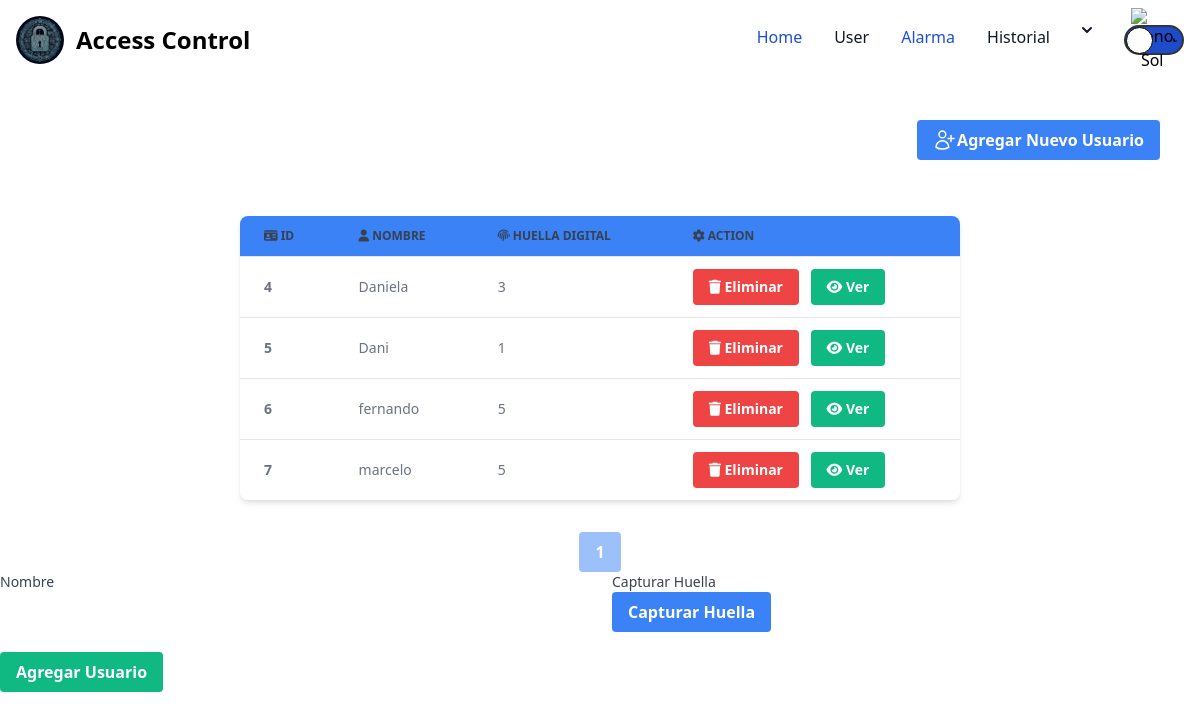
The page /pages/usuarios.php (signed in) on the database its author committed.
### tables this page shows
CREATE TABLE `usuarios` (
  `idUsuario` int(11) NOT NULL,
  `nombre` varchar(30) NOT NULL,
  `huella_digital` int(11) NOT NULL DEFAULT 0
);

### pages/usuarios.php (the view, shortened to what this page needs)
<!DOCTYPE html>
<html lang="en">
<head>
    <?php require_once('../container/Link.php') ?>
    <link href="https://cdn.jsdelivr.net/npm/tailwindcss@2.2.19/dist/tailwind.min.css" rel="stylesheet">
</head>
<body class="">
    <?php require_once('../container/Navar.php') ?>
    <?php
    require_once('../config/db.php');
    $porPagina = 5;
    $paginaActual = isset($_GET['pagina']) ? (int)$_GET['pagina'] : 1;
    $inicio = ($paginaActual - 1) * $porPagina;
    $sql = $conexion->query("SELECT * FROM usuarios LIMIT $inicio, $porPagina");
    $totalRegistros = $conexion->query("SELECT COUNT(*) FROM usuarios")->fetch_row()[0];
    $totalPaginas = ceil($totalRegistros / $porPagina);
    ?>
    <div class="w-full flex justify-end m-0 p-10">
    <button id="agregarUsuario" class="bg-blue-500 hover:bg-blue-700 text-white font-bold py-2 px-4 rounded flex items-center justify-between">
    <span> Agregar Nuevo Usuario </span>
</button>
    </div>
    <div class="w-full flex justify-center">
        <table class="w-full md:w-3/5 lg:w-4xl text-sm text-left rtl:text-right text-gray-500 dark:text-gray-400 bg-white shadow-md rounded-lg overflow-hidden m-4">
            <thead class="text-xs text-gray-700 uppercase bg-blue-500 text-white">
                <tr>
                    <th scope="col" class="px-6 py-3">
                        <i class="fas fa-id-card"></i> ID
                    </th>
                    <th scope="col" class="px-6 py-3">
                        <i class="fas fa-user"></i> Nombre
                    </th>
                    <th scope="col" class="px-6 py-3">
                        <i class="fas fa-fingerprint"></i> Huella Digital
                    </th>
                    <th scope="col" class="px-6 py-3">
                        <i class="fas fa-cog"></i> Action
                    </th>
                </tr>
            </thead>
            <tbody class="bg-white">
                <?php
                if ($sql) {
                    while ($datos = $sql->fetch_object()) {
                ?>
                        <tr class="hover:bg-gray-100">
                            <th scope="row" class="px-6 py-3 border-t"><?= $datos->idUsuario ?></th>
                            <td class="px-6 py-3 border-t"><?= $datos->nombre ?></td>
                            <td class="px-6 py-3 border-t"><?= $datos->huella_digital ?></td>
                            <td class="px-6 py-3 border-t">
                                <button class="eliminar-usuario bg-red-500 hover:bg-red-700 text-white font-bold py-2 px-4 rounded mr-2" data-id="<?= $datos->idUsuario ?>">
                                    <i class="fas fa-trash"></i> Eliminar
                                </button>
                                <button class="ver-usuario bg-green-500 hover:bg-green-700 text-white font-bold py-2 px-4 rounded" data-id="<?= $datos->idUsuario ?>">
                                    <i class="fas fa-eye"></i> Ver
                                </button>
                            </td>
                        </tr>
                <?php
                    }
                } else {
                    echo "<tr><td colspan='4' class='text-center'>No se encontraron datos.</td></tr>";
                }
                ?>
            </tbody>
        </table>
    </div>
    <div class="flex justify-center mt-4">
        <?php for ($i = 1; $i <= $totalPaginas; $i++) : ?>
            <a href="?pagina=<?= $i ?>" class="bg-blue-500 hover:bg-blue-700 text-white font-bold py-2 px-4 rounded mx-2 <?= $paginaActual == $i ? 'opacity-50 cursor-not-allowed' : '' ?>">
                <?= $i ?>
            </a>
        <?php endfor;  ?>
    </div>
    <?php
    include('./Agreagar_user.php');
    ?>
</body>
</html>

### rows shown on the page
usuarios: idUsuario "4", nombre "Daniela", huella_digital "3"
usuarios: idUsuario "5", nombre "Dani", huella_digital "1"
usuarios: idUsuario "6", nombre "fernando", huella_digital "5"
usuarios: idUsuario "7", nombre "marcelo", huella_digital "5"
